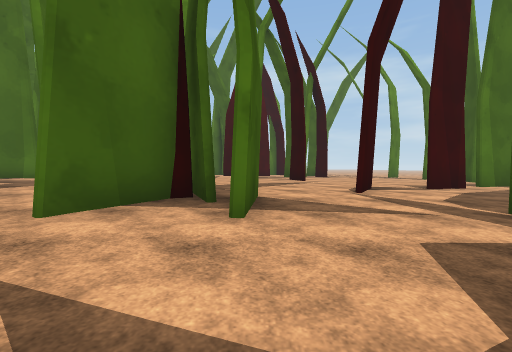
view 1 (above)

24 first-person views from a walk through a scene from a Unity 3-D project. The camera is 1.3 m above the floor, tilts 2° down and sees 90° across. The floor is counted in squares, 2 m on a side. Each view is taken from the middle of a square. On the plan, view 1 faces up. The plan holds only what a view shows up to about 9 squares ahead; the rest is blank. The place goes on beyond the plan. Some animated figures are not drawn. Some surface patterns are stand-ins.

view 2
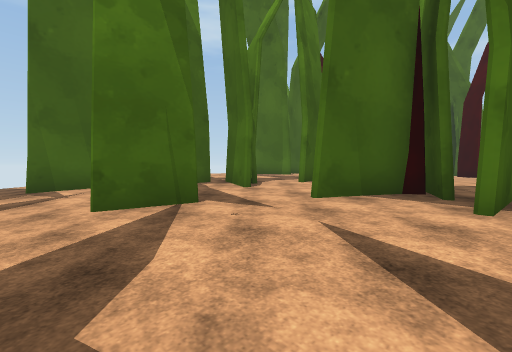

view 3
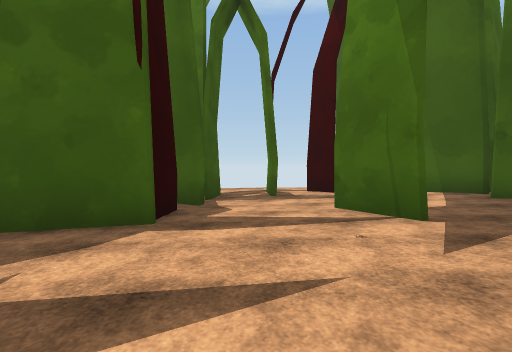

view 4
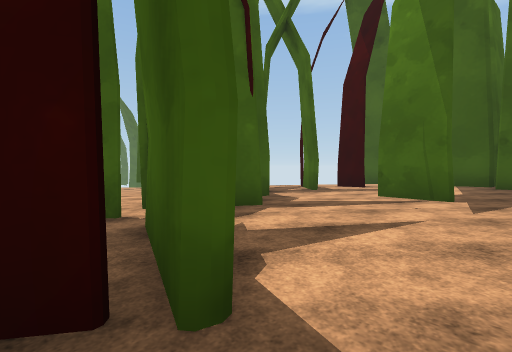

view 5
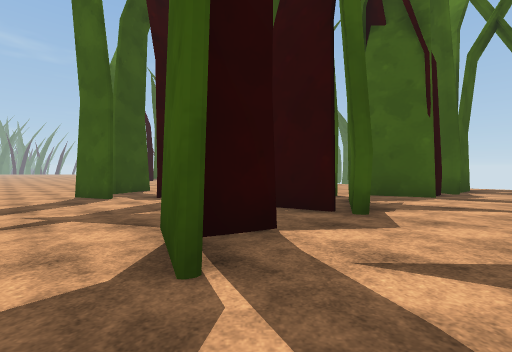

view 6
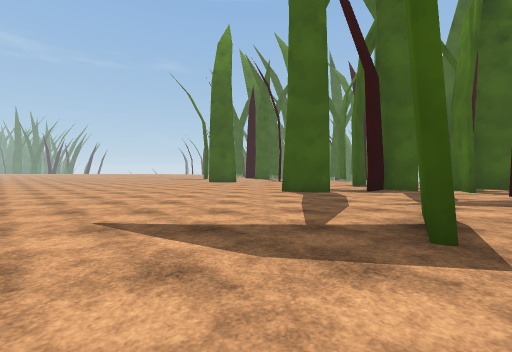

view 7
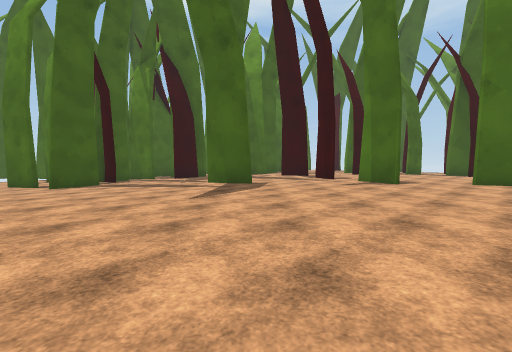

view 8
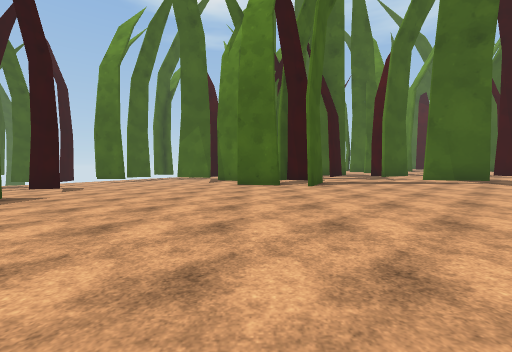

view 9
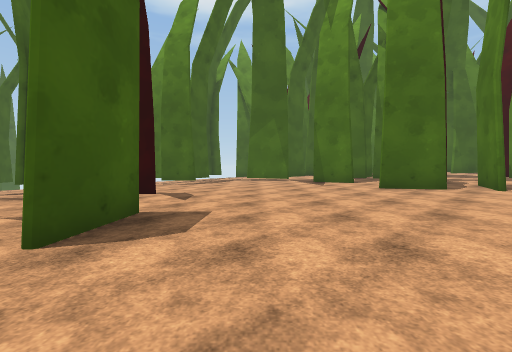

view 10
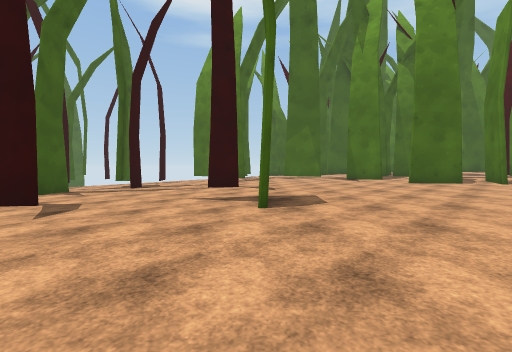

view 11
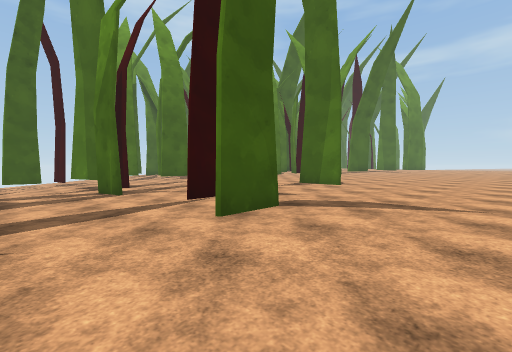

view 12
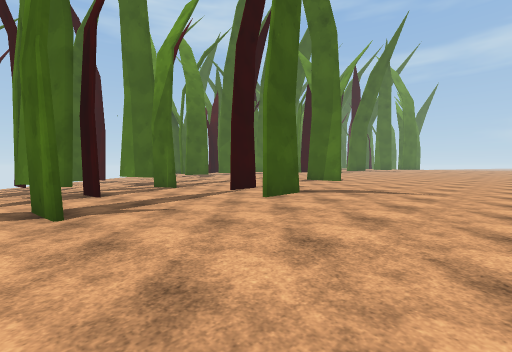

view 13
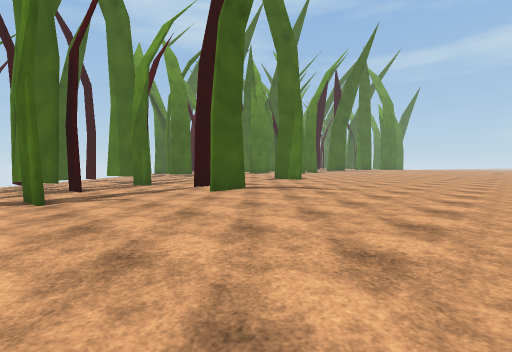

view 14
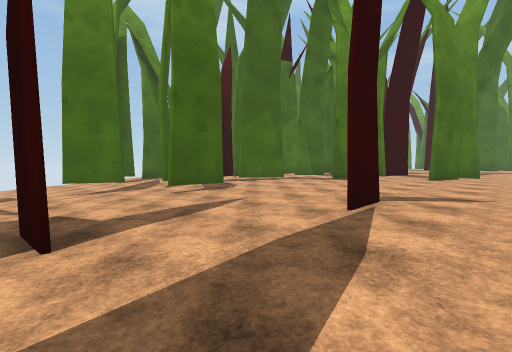

view 15
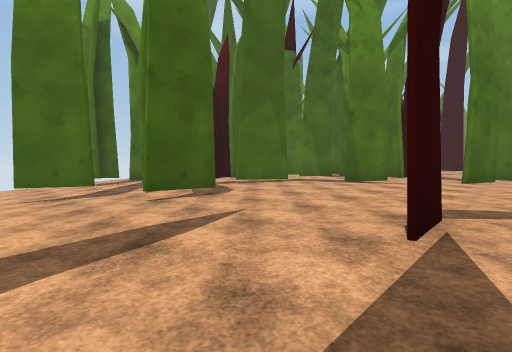

view 16
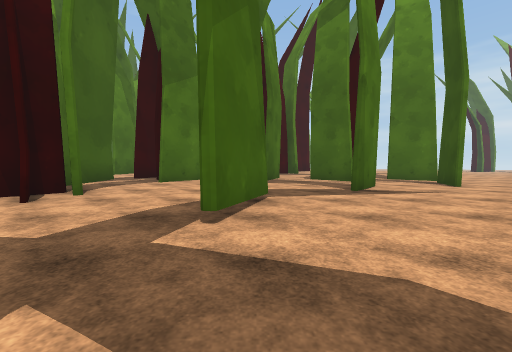

view 17
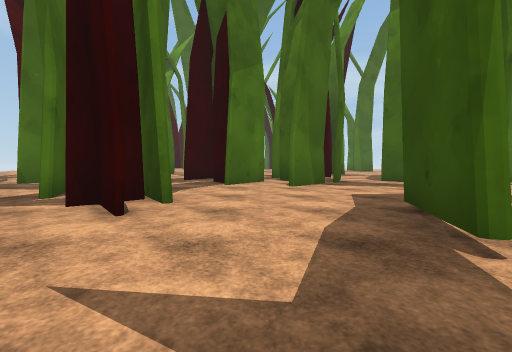

view 18
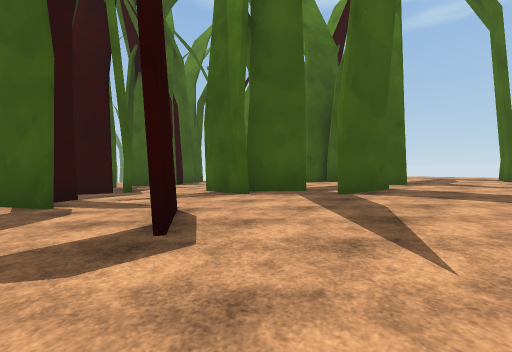

view 19
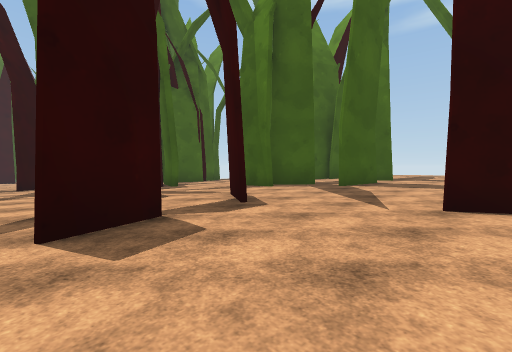

view 20
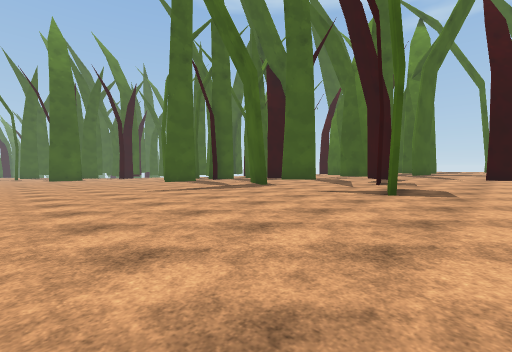

view 21
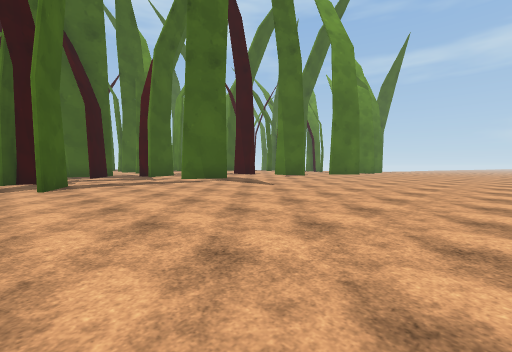

view 22
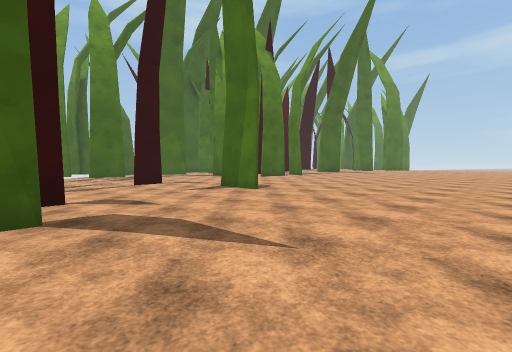

view 23
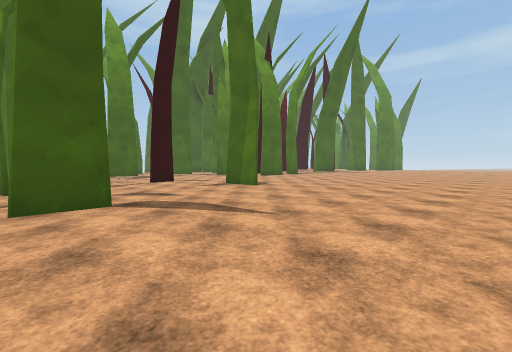

view 24
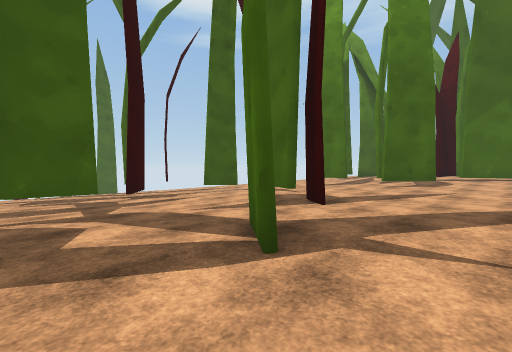

### Floor plan
Key: @ floor where view 1 was taken; # wall or solid block; x gap in a wall; . main floor; : floor 0.5 m higher than the main floor; - floor 0.5 m lower than the main floor; + floor 0.75 m higher than the main floor; _ floor 0.75 m lower than the main floor; < floor 1.25 m lower than the main floor; ( floor 1.5 m lower than the main floor.
Columns run from 9 left of view 1 to 19 right of it. Each row starts with its distance up from view 1.
 10           ##............
  9 ##:::::::::...............
  8  +:::::::::.....##........
  7   :::::#::....#...........
  6    ::#::::..#.............
  5    :::::#.................
  4   ###::###................
  3   #:...#.#..#...#.........
  2  ##.........##............
  1  #...#....##.............-
  0  #...#...@###...........--
 -1  ......##.# #..........---
 -2  .#....######x#.##....-----
 -3   .##.#.####..#..-----------
 -4    .###.........#-----------
 -5    --#-#..---#--------------
 -6      --#--------------------
 -7       -#---#----------------
 -8        ----#-----------------
 -9         _--------------------
-10          _______----#--------
-11        ___#_#___#______------
-12       ______#__________--____
-13       ____#__________________
-14       _______________________
-15       <<<<____##____#_#______
-16             __#__##__________
-17            <_________________
-18            <<________________
-19            <##<_###__________
-20            (<<<<_x___________

Positions as (right, up) in squares from view 1, and headings:
1: (0, 0), facing up
2: (0, -1), facing up-left
3: (0, 2), facing down-left
4: (2, 2), facing down-left
5: (3, 5), facing down
6: (9, 6), facing down
7: (16, 4), facing left
8: (16, -4), facing left
9: (14, -8), facing left
10: (16, -10), facing left
11: (16, -18), facing up-left
12: (17, -20), facing up-left
13: (19, -20), facing up-left
14: (9, -15), facing up-left
15: (8, -14), facing up-left
16: (2, -11), facing up
17: (0, -10), facing up
18: (4, 9), facing down-left
19: (6, 10), facing down-left
20: (14, 10), facing down-left
21: (16, -3), facing up-left
22: (17, -15), facing up-left
23: (18, -16), facing up-left
24: (11, -16), facing left
